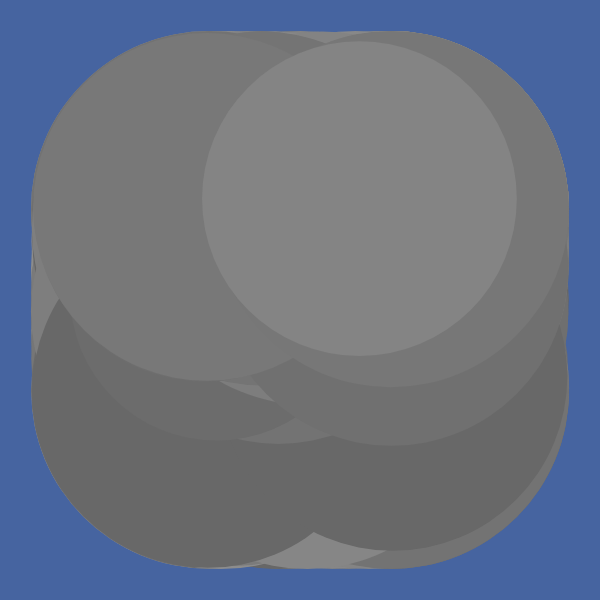
Frame 1 (no input)
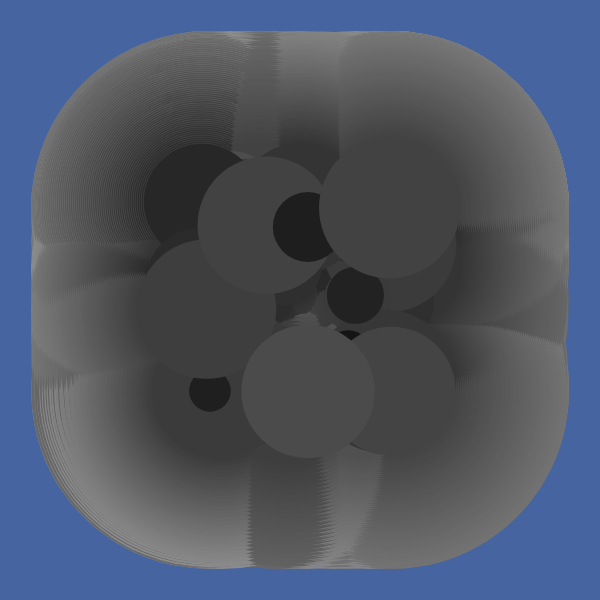
Frame 60 (no input)
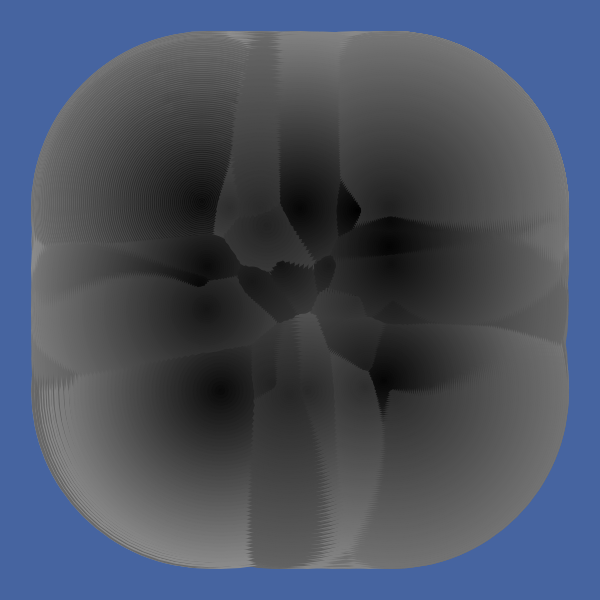
Frame 120 (the mouse pressed at the canvas centre since frame 60)

The p5.js sketch that drew these frames (run headless with seeded random() and noise() and a simulated clock; from frame 60 on, the mouse is pressed at the canvas centre):

// p5.js sketch
// ── sketch.js
//inspo from Fiona 

let moverSystems = [];
let num = 10;
let cells, cols, rows;
let offset, margin;
let cellW, cellH;
let bg;
let graphics;



function setup() {
  w = 600;
  var canvas;
    if(windowWidth>=600 && windowHeight >=600){
      canvas = createCanvas(600, 600);
    }
    else{
      canvas = createCanvas(windowWidth, windowHeight - 100);
    }

  var x = (windowWidth - width) / 2;
  var y = (windowHeight - height) / 2;

  canvas.position(x, y);
  background(0);
  noStroke();

  graphics = createGraphics(width, height);
  graphics.colorMode(HSB, 360, 100, 100, 100);

  cells = 1
  cols = cells;
  rows = cells;
  offset = width / 5;
  margin = offset / 5;
  cellW = (width - offset * 2 - margin * (cols - 1)) / cols;
  cellH = (height - offset * 2 - margin * (rows - 1)) / rows;
  

  for (let j = 0; j < rows; j++) {
    for (let i = 0; i < cols; i++) {
      let x = map(i, 0, cols, offset, width - offset + margin);
      let y = map(j, 0, rows, offset, width - offset + margin);
      let b = new Bound(x, y, cellW, cellH);
      moverSystems.push(new MoverSystem(b, int(random(10, 20))*map(cells,2,7,10,5), cellW/2, cellW/8));
      moverSystems[i].render();
    }
  }
  background(70, 100, 160);
  image(graphics,0,0);

}


function draw(){
  rectMode(CENTER)
  for (let ms of moverSystems) {
    ms.update();
    ms.render();
  }
  if(frameCount >300){
    noLoop();
  }
}

class Mover {
  constructor(x, y, d, c1, c2) {
    this.pos = createVector(x, y);
    this.noiseScale = createVector(200,-500,400);
    this.d = d;
    this.dLife = d/random(100);
    this.maxD = this.d;
    this.c1 = c1;
    this.c2 = c2;
  }
  update() {
    let n = map(noise(this.pos.x / this.noiseScale.x, this.pos.y / this.noiseScale.y), 0, 1, 600, -200);
    let vel = createVector(sin(n), sin(n));
    this.pos.add(vel);
    this.d -= this.dLife;
    this.d = constrain(this.d, 0, this.maxD);
  }
  render() {
    colorMode(RGB);
    let c = lerpColor(color(this.c1), color(this.c2 + 100), this.d/this.maxD);
    let cLine = lerpColor(color(this.c1), color(this.c2), this.d/this.maxD - 100);

    fill(c, 15);
    // strokeWeight(5)
    // stroke(cLine, 20);
    noStroke();
    ellipse(this.pos.x, this.pos.y, this.d*2, this.d*2);
  }
}

class MoverSystem {
  constructor(b, n, d, p) {
    this.movers = [];
    this.b = b;
    this.n = n;
    this.d = d;
    this.p = p;
    for (let i = 0; i < this.n; i++) {
      let c1 = random(p);
      let c2 = c1;
      while (c1 == c2) {
        c2 = random(p);
      }
      this.movers.push(new Mover(random(this.b.x, this.b.x + this.b.w), random(this.b.y, this.b.y + this.b.h), this.d, c1, c2));
    }
  }
  update() {
    for (let m of this.movers) {
      m.update();
      this.b.checkBound(m);
    }
  }
  render() {
    for (let m of this.movers) {
      m.render();
    }
  }
}



class Bound {
  constructor(x, y, w, h) {
    this.x = x;
    this.y = y;
    this.w = w;
    this.h = h;
  }
  checkBound(m) {
    if (m.pos.x - m.d / 2 < this.x) m.pos.x = this.x + m.d / 2;
    if (m.pos.x + m.d / 2 > this.x + this.w) m.pos.x = this.x + this.w - m.d / 2;
    if (m.pos.y - m.d / 2 < this.y) m.pos.y = this.y + m.d / 2;
    if (m.pos.y + m.d / 2 > this.y + this.h) m.pos.y = this.y + this.h - m.d / 2;
  }
  render() {
    //noFill();
    ellipse(this.x, this.y, this.w, this.h);
  }
}
